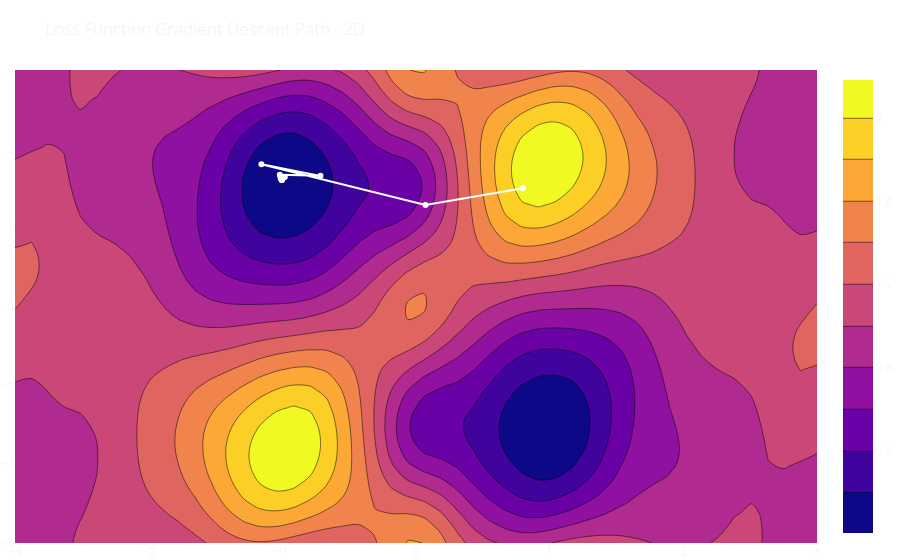

The notebook cell this image was saved under:
### Markdown cell above
**Our loss landscape was two possible global minimums and many local minima and saddle points that can get our gradient stuck. Thus, we will use a common trick in ML. We will decrease the size of the gradient step by making or learning rate shrink as epochs pass.**

**Starting our optimizer from two different points, we will track its travel across the loss landscape. In the end, our model will find the most suited parameters to model our ~ mystery function ~.**

### Code cell
from IPython.display import Markdown
import math


def gradient_descent(w_0, lr=lambda t: 1./(t+1.), nepochs=10):
    """
    Performs gradient descent optimization to minimize a function 
    with the given initial weights.

    Args:
    - w_0 (numpy.ndarray): Initial weights.
    - lr (function): Learning rate function, takes the current 
        epoch as input and returns a scalar. Defaults to 1./(t+1.), 
        where t is the current epoch.
    - nepochs (int): Number of epochs to train.

    Returns:
    - numpy.ndarray: A numpy array of shape (nepochs+1, n_weights), 
        where n_weights is the number of weights in the model. 
        Each row contains the weights after an epoch of training.
    """
    w = w_0.copy()
    values = [w]
    for t in range(nepochs):
        w = w - lr(t) * gradient(w)
        values.append(w)
    return np.array(values)


GD_VALUES = gradient_descent(np.array([.8, 1.5]),
                             nepochs=400,
                             lr=lambda t: 1./np.sqrt(t+1.))

fig = go.Figure()

fig.add_trace(go.Contour(
    x=loss_grad_df['w0'], y=loss_grad_df['w1'], z=loss_grad_df['MSE']))

fig.add_trace(go.Scatter(x=GD_VALUES[:, 0], y=GD_VALUES[:, 1], name='Gradient Path', mode="markers+lines",
                         line=go.scatter.Line(color='white')))

fig.update_layout(margin=dict(l=0, r=0, t=70, b=0),
                  xaxis_range=[w0_val.min(), w0_val.max()],
                  yaxis_range=[w1_val.min(), w1_val.max()],
                  template='plotly_dark',
                  title='Loss Function Gradient Descent Path - 2D',
                  paper_bgcolor='rgba(0, 0, 0, 0)',
                  plot_bgcolor='rgba(0, 0, 0, 0)')

fig.show()

fig = go.Figure()

fig.add_trace(
    go.Surface(x=w0_val, y=w1_val,
               z=loss_log_df['MSE'].to_numpy().reshape((len(w0_val), len(w1_val)))))

fig.add_trace(
    go.Scatter3d(x=GD_VALUES[:, 1], y=GD_VALUES[:, 0], z=[np.mean((y - model(w, x))**2) for w in GD_VALUES],
                 line=dict(color='white')))

fig.update_layout(margin=dict(l=0, r=0, t=70, b=0),
                  template='plotly_dark',
                  title='Loss Function Gradient Descent Path - 3D',
                  paper_bgcolor='rgba(0, 0, 0, 0)',
                  plot_bgcolor='rgba(0, 0, 0, 0)')

fig.show()


GD_VALUES = gradient_descent(np.array([-.8, -1.5]),
                             nepochs=400,
                             lr=lambda t: 1./np.sqrt(t+1.))

fig = go.Figure()

fig.add_trace(go.Contour(
    x=loss_grad_df['w0'], y=loss_grad_df['w1'], z=loss_grad_df['MSE']))

fig.add_trace(go.Scatter(x=GD_VALUES[:, 0], y=GD_VALUES[:, 1], name='Gradient Path', mode="markers+lines",
                         line=go.scatter.Line(color='white')))

fig.update_layout(margin=dict(l=0, r=0, t=70, b=0),
                  xaxis_range=[w0_val.min(), w0_val.max()],
                  yaxis_range=[w1_val.min(), w1_val.max()],
                  template='plotly_dark',
                  title='Loss Function Gradient Descent Path - 2D',
                  paper_bgcolor='rgba(0, 0, 0, 0)',
                  plot_bgcolor='rgba(0, 0, 0, 0)')

fig.show()


fig = go.Figure()
fig.add_trace(
    go.Surface(x=w0_val, y=w1_val,
               z=loss_log_df['MSE'].to_numpy().reshape((len(w0_val), len(w1_val)))))
fig.add_trace(
    go.Scatter3d(x=GD_VALUES[:, 1], y=GD_VALUES[:, 0], z=[np.mean((y - model(w, x))**2) for w in GD_VALUES],
                 line=dict(color='white')))

fig.update_layout(margin=dict(l=0, r=0, t=70, b=0),
                  template='plotly_dark',
                  title='Loss Function Gradient Descent Path - 3D',
                  paper_bgcolor='rgba(0, 0, 0, 0)',
                  plot_bgcolor='rgba(0, 0, 0, 0)')

fig.show()


display(Markdown(f'''
## Final values for $w$ and $b$ after gradient descent:

- $w = {GD_VALUES[-1][0]:.5f}$.
- $b = {GD_VALUES[-1][1]:.5f}$.

### Final Model:

$$\cos({GD_VALUES[-1][0]:.5f} \\times x + {GD_VALUES[-1][1]:.5f})$$

### Fun Fact:

$$\sin(x) = \cos(x - \pi /2)$$
$$- \sin(x) = \cos(x + \pi /2)$$ 

**And that is why our loss-landscape has _two_ global minima.**

**Our model was trying to aproximate $\pi /2$, which is: ${math.pi/2:.5f}$**. 

**Our model got really close, the difference between ${GD_VALUES[-1][1]:.5f}$ and $\pi /2$ being ${- GD_VALUES[-1][1] - math.pi/2:.5f}$!**

'''
                 ))

### Figure 1 — Plotly figure (JSON) as saved in the notebook; plotly's stock layout.template omitted (floating-point values rounded to 4 significant figures; data arrays with more than 128 entries replaced by an {"elided": "..."} marker saying what was removed)
{"data": [{"type": "contour", "x": {"elided": "2500 float values"}, "y": {"elided": "2500 float values"}, "z": {"elided": "2500 float values"}}, {"line": {"color": "white"}, "mode": "markers+lines", "name": "Gradient Path", "type": "scatter", "x": {"elided": "401 float values"}, "y": {"elided": "401 float values"}}], "layout": {"margin": {"b": 0, "l": 0, "r": 0, "t": 70}, "paper_bgcolor": "rgba(0, 0, 0, 0)", "plot_bgcolor": "rgba(0, 0, 0, 0)", "title": {"text": "Loss Function Gradient Descent Path - 2D"}, "xaxis": {"range": [-3, 3]}, "yaxis": {"range": [-3, 3]}}}
